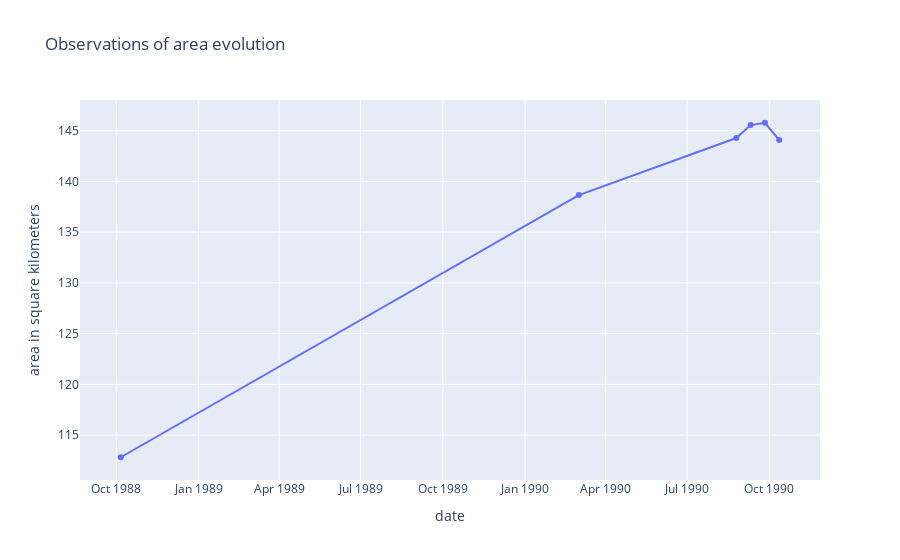

Notebook code for this chart:
### Code cell
plot_lake_area_by_month(filled_isolated_detections, data.keys())

### Figure 1 — Plotly figure (JSON) as saved in the notebook; plotly's stock layout.template omitted (floating-point values rounded to 4 significant figures)
{"data": [{"hovertemplate": "date=%{x}<br>area in square kilometers=%{y}<extra></extra>", "legendgroup": "", "line": {"color": "#636efa", "dash": "solid"}, "marker": {"symbol": "circle"}, "mode": "lines+markers", "name": "", "orientation": "v", "showlegend": false, "type": "scatter", "x": ["1988-10-06", "1990-03-02", "1990-08-25", "1990-09-10", "1990-09-26", "1990-10-12"], "xaxis": "x", "y": [112.8, 138.7, 144.3, 145.6, 145.8, 144.1], "yaxis": "y"}], "layout": {"legend": {"tracegroupgap": 0}, "title": {"text": "Observations of area evolution"}, "xaxis": {"anchor": "y", "domain": [0, 1], "title": {"text": "date"}}, "yaxis": {"anchor": "x", "domain": [0, 1], "title": {"text": "area in square kilometers"}}}}
